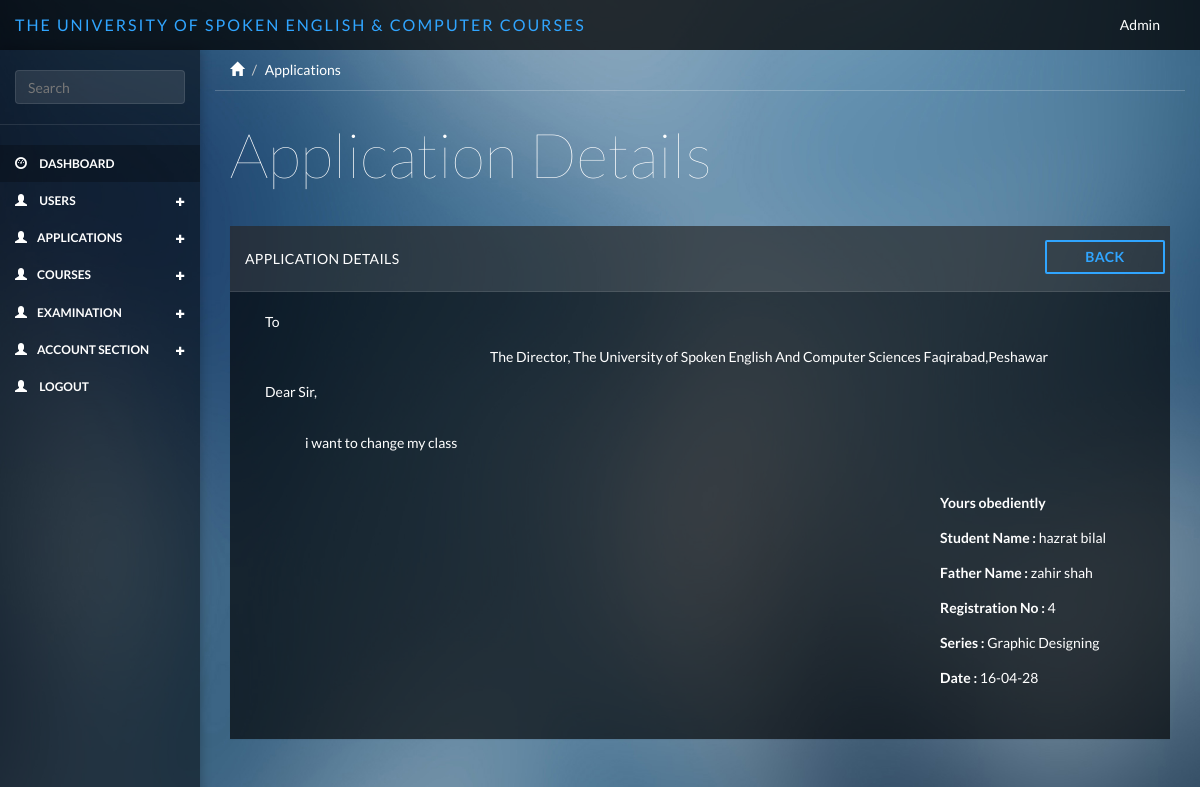
Page /applications/application_detailview/2 on the committed database.
### tables this page shows
CREATE TABLE IF NOT EXISTS `applications` (
  `app_id` int(11) NOT NULL AUTO_INCREMENT,
  `fkuser_id` int(11) NOT NULL,
  `app_to` varchar(255) NOT NULL,
  `application_name` varchar(255) NOT NULL,
  `app_director` varchar(255) NOT NULL,
  `subject_line` varchar(255) NOT NULL,
  `app_text` varchar(255) NOT NULL,
  `yours_obediently` varchar(255) NOT NULL,
  `series` varchar(255) NOT NULL,
  `created_at` varchar(255) NOT NULL,
  `updated_at` varchar(255) NOT NULL,
  `created_by` varchar(255) NOT NULL,
  PRIMARY KEY (`app_id`)
);

CREATE TABLE IF NOT EXISTS `users` (
  `u_id` int(11) NOT NULL AUTO_INCREMENT,
  `name` varchar(255) NOT NULL,
  `f_name` varchar(255) NOT NULL,
  `age` varchar(255) NOT NULL,
  `contact` varchar(255) NOT NULL,
  `country_id` varchar(255) NOT NULL,
  `province_id` varchar(255) NOT NULL,
  `city_id` varchar(255) NOT NULL,
  `address` varchar(255) NOT NULL,
  `email` varchar(255) NOT NULL,
  `password` varchar(500) NOT NULL,
  `role` varchar(255) NOT NULL,
  `description` varchar(255) NOT NULL,
  `created_at` varchar(255) NOT NULL,
  `updated_at` varchar(255) NOT NULL,
  `created_by` varchar(255) NOT NULL,
  PRIMARY KEY (`u_id`)
);

CREATE TABLE IF NOT EXISTS `course_sub_category` (
  `course_c_s_id` int(11) NOT NULL AUTO_INCREMENT,
  `fk_course_c_id` int(255) NOT NULL,
  `subject_title` varchar(255) NOT NULL,
  `subject_duration` varchar(255) NOT NULL,
  `subject_fee` varchar(255) NOT NULL,
  PRIMARY KEY (`course_c_s_id`)
);

### application/controllers/Applications.php (called while the page is built, shortened)
<?php
class Applications extends CI_Controller {
     public function application_detailview( $id = null){
        $this->db->select('*');
        $this->db->from('applications');
        $this->db->join('users','users.u_id = applications.fkuser_id');
        $this->db->join('course_sub_category','course_sub_category. course_c_s_id = applications.series');
        $this->db->where('applications.app_id',$id);
        $query = $this->db->get();
        $result = $query->result();
        $result['result'] = $result[0];
        $this->load->view('include/header');
        $this->load->view('include/sidebar');
        $this->load->view('applications/application_details',$result);
        $this->load->view('include/footer');
    }
}

### index.php (called while the page is built, shortened)
<?php
require_once BASEPATH.'core/CodeIgniter.php';

### application/views/applications/application_details.php (the view)
<div class="col-sm-9 col-sm-offset-3 col-lg-10 col-lg-offset-2 main">
    <div class="row">
        <ol class="breadcrumb">
            <li><a href="#"><span class="glyphicon glyphicon-home"></span></a></li>
            <li class="active">Applications</li>
        </ol>
    </div>
    <div class="row">
        <div class="col-lg-12">
            <h1 class="page-header">Application Details</h1>
        </div>
    </div>
    <div class="row">
        <div class="col-lg-12">
            <div class="panel panel-default">
                <div class="panel-heading">Application Details
                <a href="<?= site_url()?>applications/applications_views" type="button" style="position: relative;width: 120px;left: 35px; " class="btn btn-primary btn-outline margin  pull-right"><b>Back</b></a>
                </div>
                <div class="panel-body">
                    <div class="row">
                         <div class="form-group col-md-3"><?= $result->app_to?></div>
                         <div class="form-group col-md-9"></div>
                    </div>
                    <div class="row">
                       <div class="form-group col-md-3"></div>
                       <div class="form-group col-md-9"><?= $result->app_director?></div>
                    </div>
                    <div class="row">
                        <div class="form-group col-md-4"><?= $result->subject_line?></div>
                        <div class="form-group col-md-7"></div>
                    </div>
                    <div class="row col-md-9 margin_left"><?= $result->app_text?></div>
                    <div class="row" style="margin-top:60px;">
                        <div class="form-group col-md-9"></div>
                        <div class="form-group col-md-3"><b><?= $result->yours_obediently?></b></div>
                    </div>
                    <div class="row">
                       <div class="form-group col-md-9"></div>
                       <div class="form-group col-md-3"><b>Student Name : </b><?= $result->name?></div>
                    </div>
                    <div class="row">
                        <div class="form-group col-md-9"></div>
                        <div class="form-group col-md-3"><b>Father Name : </b> <?= $result->f_name?></div>
                    </div>
                    <div class="row">
                        <div class="form-group col-md-9"></div>
                        <div class="form-group col-md-3"><b>Registration No : </b> <?= $result->fkuser_id?></div>
                    </div>
                    <div class="row">
                        <div class="form-group col-md-9"></div>
                        <div class="form-group col-md-3"><b>Series : </b><?= $result->subject_title?></div>
                    </div>
                    <div class="row">
                        <div class="form-group col-md-9"></div>
                        <div class="form-group col-md-3"><b>Date : </b><?= $result->created_at?></div>
                    </div>
                    <div class="row">
                         <div class="form-group col-md-9"></div>
                    </div>
                </div>
            </div>
        </div>
    </div>
</div>

### public/css/styles.css (style rules this page uses)
body { background-color: #444; background-image: url(../bg/blurred-background-1.jpg); background-size: cover; -webkit-background-size: cover; -moz-background-size: cover; -o-background-size: cover; font-family: 'Lato'; padding-top: 50px; color: #fff; }
.row { margin: 0; }
.panel-body { padding: 20px; }
.main { padding-bottom: 20px; }
a, a:hover, a:focus { color: #fff; }
h1, h2, h3, h4, h5, h6 { color: #fff; }
h1 { font-weight: 100; font-size: 62px; }
.margin { margin: 4px 25px; }
.btn-primary, .btn-primary:hover, .btn-primary:focus, .btn-primary:active, .btn-primary.active, .open > .dropdown-toggle.btn-primary, .btn-primary.disabled, .btn-primary[disabled], fieldset[disabled] .btn-primary, .btn-primary.disabled:hover, .btn-primary[disabled]:hover, fieldset[disabled] .btn-primary:hover, .btn-primary.disabled:focus, .btn-primary[disabled]:focus, fieldset[disabled] .btn-primary:focus, .btn-primary.disabled:active, .btn-primary[disabled]:active, fieldset[disabled] .btn-primary:active, .btn-primary.disabled.active, .btn-primary[disabled].active, fieldset[disabled] .btn-primary.active { background-color: #30a5ff; border-color: #30a5ff; }
.btn { border-radius: 2px; }
.btn-outline { background: none; border-width: 2px; padding: 5px 11px; }
.btn-outline.btn-primary { color: #30a5ff; }
.panel { border: 0; background: #333; background: rgba(0, 0, 0, .65); border-radius: 0; margin-top: -1px; }
.panel-heading { font-size: 18px; font-weight: 300; letter-spacing: 0.025em; height: 66px; line-height: 45px; border-radius: 0; }
.panel-default .panel-heading { background: #444; background: rgba(255, 255, 255, .1); border-bottom: 1px solid rgba(255, 255, 255, .1); color: #fff; text-transform: uppercase; font-size: 14px; font-weight: 500; }
.breadcrumb { border-radius: 0; padding: 10px 15px; background: none; box-shadow: 0 1px 0px rgba(255, 255, 255, .2); margin: 0 ; }
.breadcrumb li { color: #fff; }
.breadcrumb .active { color: #fff; }
h1.page-header { margin-top: 30px; margin-bottom: 30px; border-bottom: 0; color: #fff; }

### application/views/include/header.php (style rules this page uses)
.margin_left { margin-left: 40px; }

### rows in the picture
applications: app_to "To", app_director "The Director, The University of Spoken English And Computer Sciences Faqirabad,Peshawar", subject_line "Dear Sir,", app_text "i want to change my class", yours_obediently "Yours obediently", fkuser.name "hazrat bilal", fkuser.f_name "zahir shah", fkuser "4", course_sub_category.subject_title "Graphic Designing", fkuser.created_at "16-04-28"
